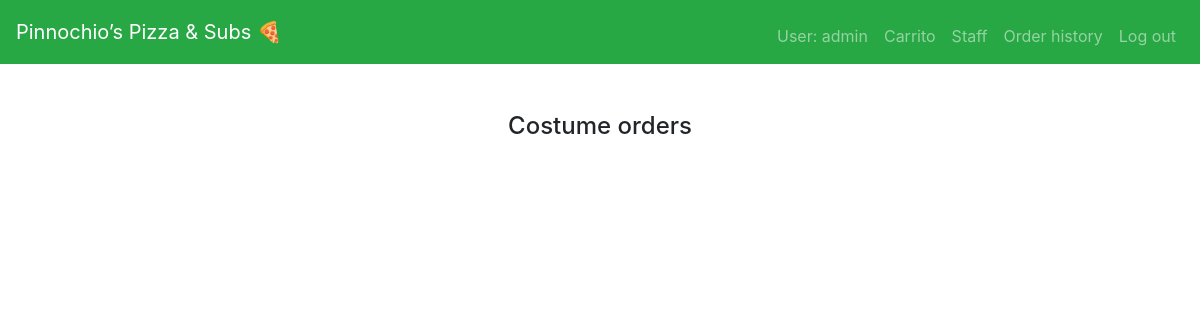
The app's page /staff (signed in), older data.
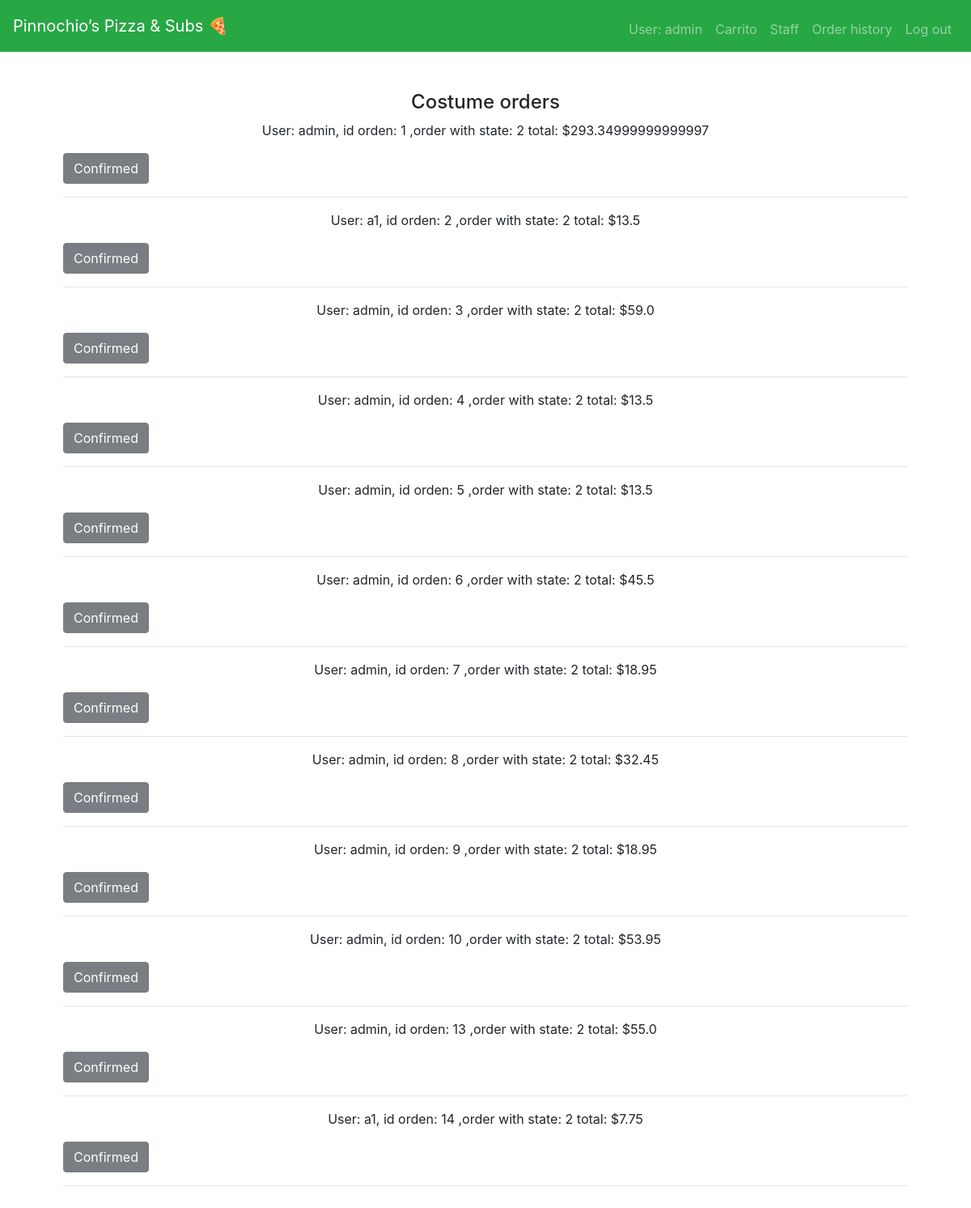
The same page, newer data.
### orders/models.py (models this page shows, shortened)
class Orden(models.Model):
    username = models.ForeignKey(User, on_delete=CASCADE, related_name="carrito")
    total = models.FloatField(blank=True, null=True, default=0)
    ESTADO = [("0", "creada"), ("1", "progreso"), ("2", "finalizado"), ("3", "cancelado")]
    estado = models.CharField(max_length=10, choices=ESTADO, default="0")
    fecha = models.DateTimeField(auto_now_add=True)
    class Meta:
        verbose_name_plural = "Orden"

### orders/views.py (the view)
# urls.py: path("staff", views.staff, name="staff"),
def staff(request):
    username = request.user
    context = {
        "username": username,
        "staff": Orden.objects.all(),
    }
    return render(request, "orders/staff.html", context)

### orders/templates/orders/staff.html (shortened to what this page needs)
{% extends 'base.html' %}
{% load bootstrap4 %}
{% load static %}
{% block head_css %}
    <link rel="stylesheet" href="{% static 'styles.css' %}">
{% endblock %}
{% block main %}
    <h4 class="text-center">Costume orders</h4>
    {% for order in staff %}
        {% if order.estado == "0" or order.estado == "3" %}
        {% else %}
            <p class="text-center">
                User: {{order.username}}, id orden: {{order.id}} ,order with state: {{order.estado}} total: ${{order.total}}
            </p>
            {% if order.estado == "2" %}
                <button class="btn btn-dark" disabled>Confirmed</button>
            {% endif %}
            <hr>
        {% endif %}
    {% endfor %}
{% endblock %}

### templates/base.html (shortened to what this page needs)
{% load bootstrap4 %}
{% load static %}
<!DOCTYPE html>
<html lang="sp">
<head>
    {% bootstrap_css %}
    <link rel="stylesheet" href="{% static '/css/styles.css' %}">
    {% block head_css %}
    {% endblock %}
</head>
<body>
    {% if user.is_authenticated %}
    <nav class="navbar navbar-expand-lg navbar-dark bg-success">
        <a class="navbar-brand" href="/">Pinnochio’s Pizza & Subs 🍕</a>
        <div class="collapse navbar-collapse" id="navbarSupportedContent">
                <ul class="navbar-nav ml-auto mt-2">
                    <li class="nav-item"><a class="nav-link" href="#"> User: {{ user.username }} </a></li>
                    <li class="nav-item"><a class="nav-link" href="{% url 'carrito' %}"> Carrito </a></li>
                    {% if user.is_staff %}
                        <li class="nav-item"><a class="nav-link" href="{% url 'staff' %}"> Staff </a></li>
                    {% endif %}
                    <li class="nav-item"><a class="nav-link" href="{% url 'history' %}"> Order history </a></li>
                    <li class="nav-item"><a class="nav-link" href="{% url 'logout' %}">Log out</a></li>
                </ul>
        </div>
    </nav>
    {% endif %}
    <main class="container p-5">
        {% block main %}{% endblock %}
    </main>
</body>
</html>

### orders/static/css/styles.css (style rules this page uses)
nav a { color: white; }

Row changes from the older to the newer data that the page shows:
added Orden: username "admin", id "1", estado "2", total "293.34999999999997", shows "Confirmed"
added Orden: username "a1", id "2", estado "2", total "13.5", shows "Confirmed"
added Orden: username "admin", id "3", estado "2", total "59.0", shows "Confirmed"
added Orden: username "admin", id "4", estado "2", total "13.5", shows "Confirmed"
added Orden: username "admin", id "5", estado "2", total "13.5", shows "Confirmed"
added Orden: username "admin", id "6", estado "2", total "45.5", shows "Confirmed"
added Orden: username "admin", id "7", estado "2", total "18.95", shows "Confirmed"
added Orden: username "admin", id "8", estado "2", total "32.45", shows "Confirmed"
added Orden: username "admin", id "9", estado "2", total "18.95", shows "Confirmed"
added Orden: username "admin", id "10", estado "2", total "53.95", shows "Confirmed"
added Orden: username "admin", id "13", estado "2", total "55.0", shows "Confirmed"
added Orden: username "a1", id "14", estado "2", total "7.75", shows "Confirmed"
